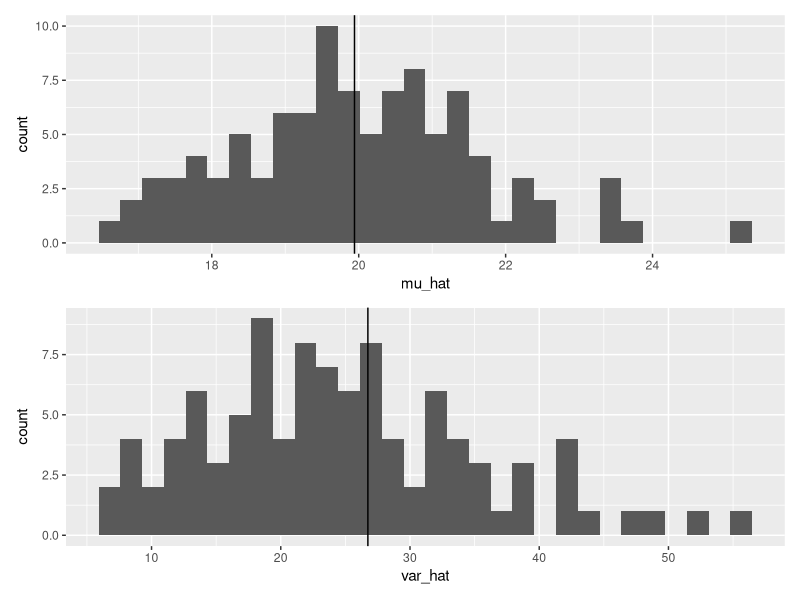
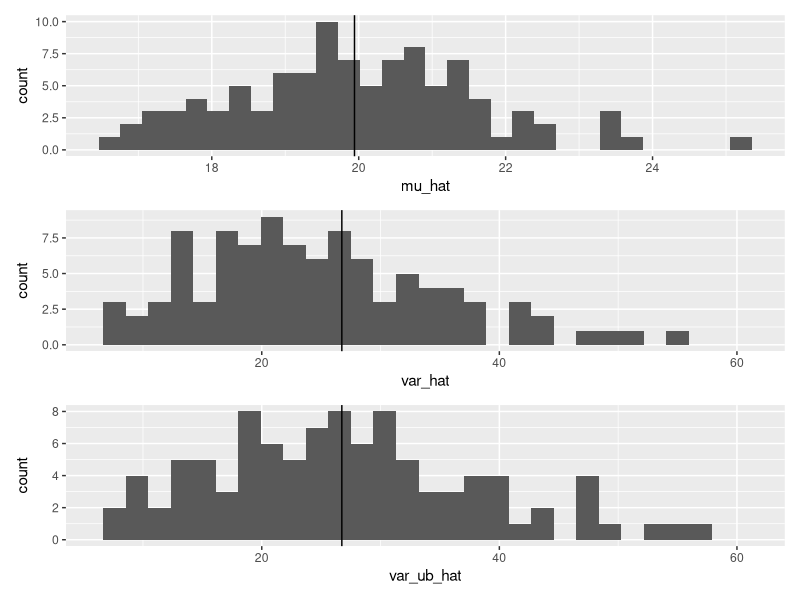
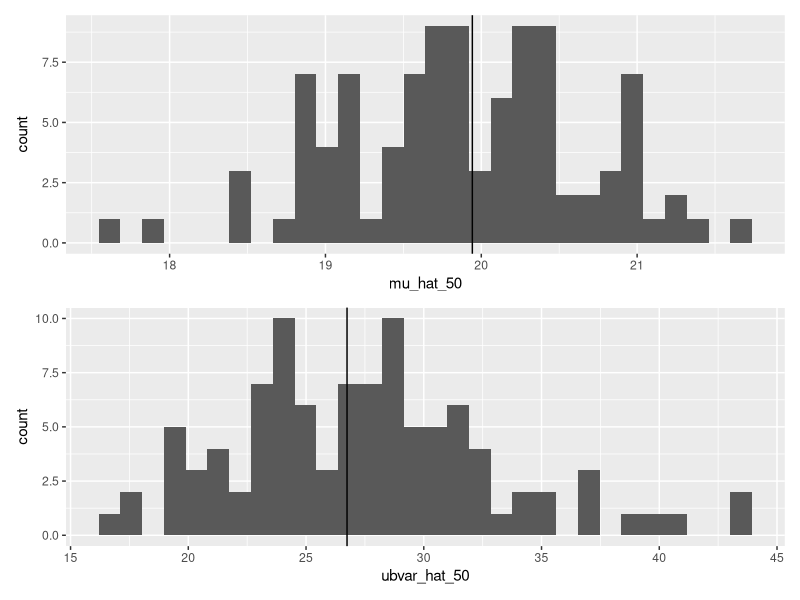
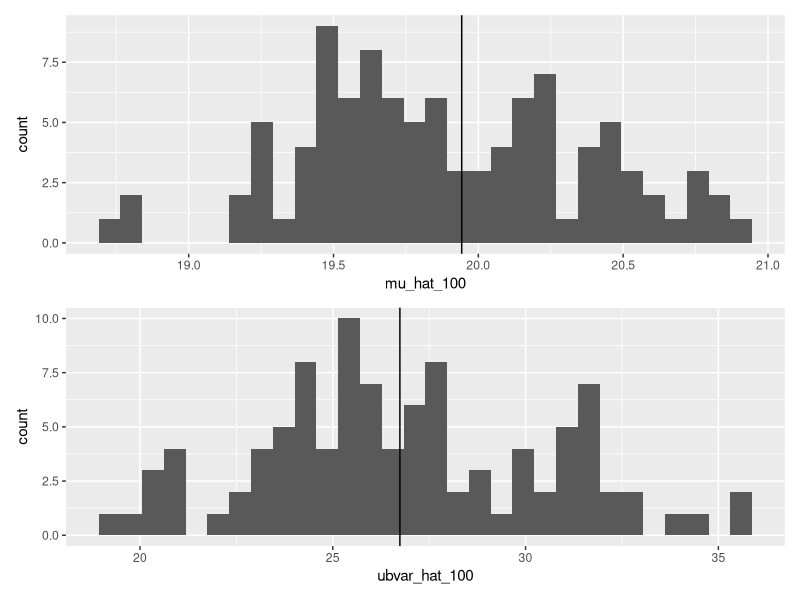
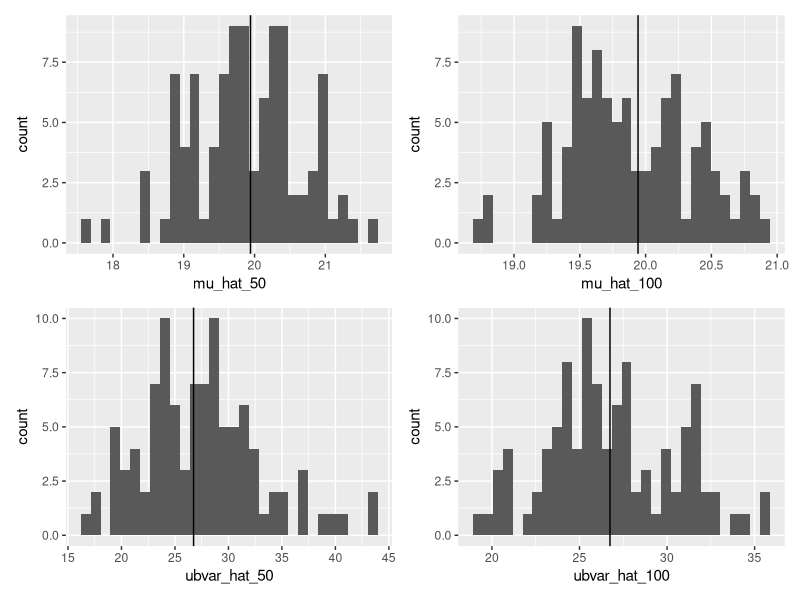
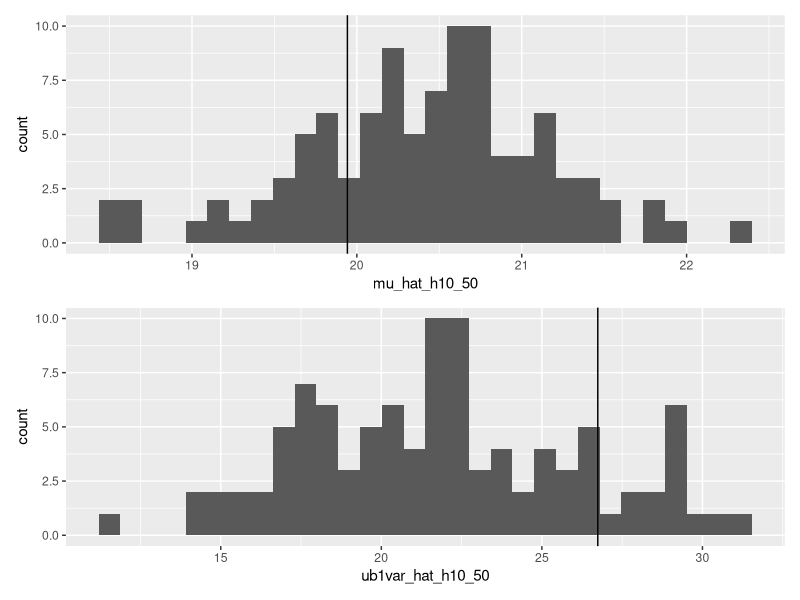
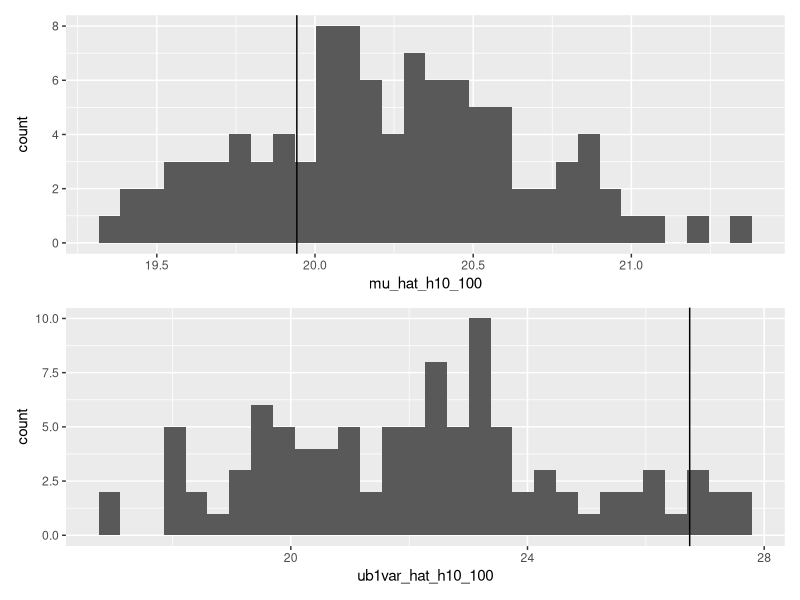
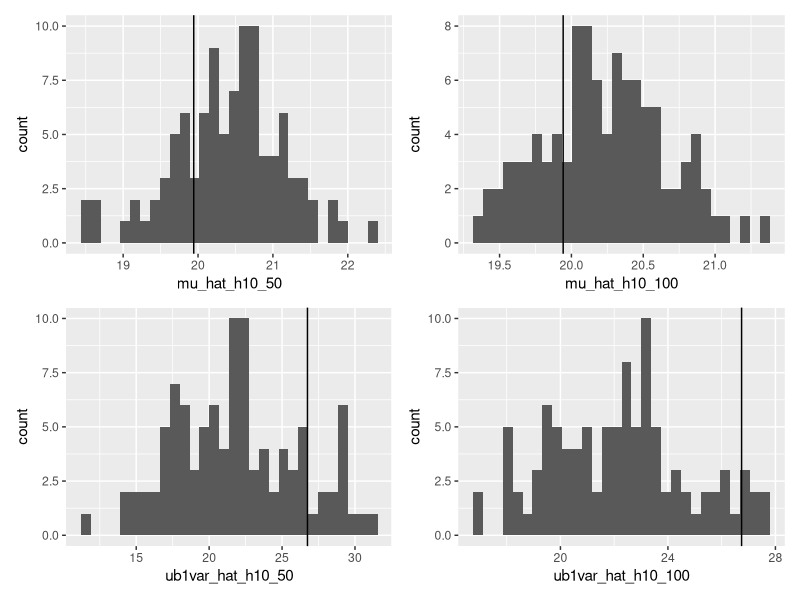

R code for these plots, in order:
#' ---
#' title: "Set 5"
#' output: html_document
#' date: 2023-09-14
#' author: Jenna Jordan
#' ---

#+ message = FALSE, warning = FALSE
library(tidyr)
library(tidyverse)


# 2.1 ---------------------------------------------------------------------

h <- c(16.9, 20.9, 15.8, 28, 21.6, 15.9, 22.4, 23.7, 22.9, 18.5)

df_h1 <- tibble(plant_id = 1:10, # a vector from 1 to 10 by 1
                height = h, # height
                unit = "cm") # unit
df_h1

# nrow() returns the number of rows
# i.e., nrow(.) counts the number of rows in df_h1
df_h1 <- df_h1 %>% 
  mutate(mu_height = mean(height),
         var_height = sum((height - mu_height)^2) / nrow(.))

print(df_h1)

#different set of 10
h <- c(27.6, 21.9, 16.9, 8.9, 25.6, 19.8, 19.9, 24.7, 24.1, 23)

df_h2 <- tibble(plant_id = 11:20, # a vector from 11 to 20 by 1
                height = h,
                unit = "cm") %>% 
  mutate(mu_height = mean(height),
         var_height = sum((height - mu_height)^2) / nrow(.))

print(df_h2)


# 2.2 ---------------------------------------------------------------------

# load csv data on R
df_h0 <- read_csv("data_raw/data_plant_height.csv")
  #hypothetical true garden data (not possible in real life)

# show the first 10 rows
print(df_h0)

#Summary Statistics
mu <- mean(df_h0$height)
sigma2 <- sum((df_h0$height - mu)^2) / nrow(df_h0) #variation

print(mu)
print(sigma2) #variation

#subsample within dataset
df_i <- df_h0 %>% 
  sample_n(size = 10) # size specifies the number of rows to be selected randomly

print(df_i)

#attempt 2
df_i <- df_h0 %>% 
  sample_n(size = 10)

print(df_i)

# subsample replicates (for reproducibility)
set.seed(3)

mu_i <- var_i <- NULL # create empty objects or box

# repeat the work in {} from i = 1 to i = 100
for (i in 1:100) {
  
  df_i <- df_h0 %>% 
    sample_n(size = 10) # random samples of 10 individuals
  
  # save mean for sample set i
  mu_i[i] <- mean(df_i$height)
  
  # save variance for sample set i
  var_i[i] <- sum((df_i$height - mean(df_i$height))^2) / nrow(df_i) 
  
}
print(mu_i)
print(var_i)


#histogram

library(patchwork)

df_sample <- tibble(mu_hat = mu_i, var_hat = var_i)

# histogram for mean
g_mu <- df_sample %>% 
  ggplot(aes(x = mu_hat)) +
  geom_histogram() +
  geom_vline(xintercept = mu)

# histogram for variance
g_var <- df_sample %>% 
  ggplot(aes(x = var_hat)) +
  geom_histogram() +
  geom_vline(xintercept = sigma2)

# layout vertically
# possible only if "patchwork" is loaded
g_mu / g_var


#use to remove bias
set.seed(3)

# redo simulations ---- "ub = un-bias"
mu_i <- var_i <- var_ub_i <- NULL # create empty objects

# repeat the work in {} from i = 1 to i = 100
for (i in 1:100) {
  
  df_i <- df_h0 %>% 
    sample_n(size = 10) # random samples of 10 individuals
  
  # save mean for sample set i
  mu_i[i] <- mean(df_i$height)
  
  # save variance for sample set i
  var_i[i] <- sum((df_i$height - mean(df_i$height))^2) / nrow(df_i) 
  
  var_ub_i[i] <- var(df_i$height)
}

#create un-bias histograms
# draw histograms ----
df_sample <- tibble(mu_hat = mu_i,
                    var_hat = var_i,
                    var_ub_hat = var_ub_i)

# histogram for mu
g_mu <- df_sample %>% 
  ggplot(aes(x = mu_hat)) +
  geom_histogram() +
  geom_vline(xintercept = mu)

# histogram for variance
# scale_x_continuous() adjusts scale in x-axis
g_var <- df_sample %>% 
  ggplot(aes(x = var_hat)) +
  geom_histogram() +
  geom_vline(xintercept = sigma2) +
  scale_x_continuous(limits= c(min(c(var_i, var_ub_i)),
                               max(c(var_i, var_ub_i))))

# histogram for unbiased variance
g_var_ub <- df_sample %>% 
  ggplot(aes(x = var_ub_hat)) +
  geom_histogram() +
  geom_vline(xintercept = sigma2) +
  scale_x_continuous(limits= c(min(c(var_i, var_ub_i)),
                               max(c(var_i, var_ub_i))))

g_mu / g_var / g_var_ub

# Laboratory --------------------------------------------------------------

#1
df_h0 <- read_csv("data_raw/data_plant_height.csv")
df_h0

#Sample Size 50
mu_50 <- ub_var50 <- NULL

for (i in 1:100) {
  
  df_50 <- df_h0 %>% 
    sample_n(size = 50) # random samples of 10 individuals
  
  mu_50[i] <- mean(df_50$height)
  ub_var50[i] <- var(df_50$height)
}

print(mu_50)
print(ub_var50)

#Sample Size 100
mu_100 <- ub_var100 <- NULL

for (i in 1:100) {
  
  df_100 <- df_h0 %>% 
    sample_n(size = 100) # random samples of 100 individuals
  
   mu_100[i] <- mean(df_100$height)
   ub_var100[i] <- var(df_100$height)
}

print(mu_100)
print(ub_var100)

#Histograms
library(patchwork)

df_50_histogram <- tibble(mu_hat_50 = mu_50, ubvar_hat_50 = ub_var50)

# histogram for mu_50 & ub_var50
g_mu_50 <- df_50_histogram %>% 
  ggplot(aes(x = mu_hat_50)) +
  geom_histogram() +
  geom_vline(xintercept = mu)

g_var_50 <- df_50_histogram %>% 
  ggplot(aes(x = ubvar_hat_50)) +
  geom_histogram() +
  geom_vline(xintercept = sigma2)

g_mu_50 / g_var_50

# histogram for mu_100 & ub_var100

df_100_histogram <- tibble(mu_hat_100 = mu_100, ubvar_hat_100 = ub_var100)

g_mu_100 <- df_100_histogram %>% 
  ggplot(aes(x = mu_hat_100)) +
  geom_histogram() +
  geom_vline(xintercept = mu)

g_var_100 <- df_100_histogram %>% 
  ggplot(aes(x = ubvar_hat_100)) +
  geom_histogram() +
  geom_vline(xintercept = sigma2)

g_mu_100 / g_var_100

#Compare Graphs
g_mu_50 / g_var_50 | g_mu_100 / g_var_100

#2 - excludes less than 10 cm in height
df_h10 <- df_h0 %>% 
  filter(height >= 10)

#Sample Size 50
mu1_50 <- ub1_var50 <- NULL

for (i in 1:100) {
  
  dfh10_50 <- df_h10 %>% 
    sample_n(size = 50) # random samples of 10 individuals
  
  mu1_50[i] <- mean(dfh10_50$height)
  ub1_var50[i] <- var(dfh10_50$height)
}

print(mu1_50)
print(ub1_var50)

#Sample Size 100
mu1_100 <- ub1_var100 <- NULL

for (i in 1:100) {
  
  dfh10_100 <- df_h10 %>% 
    sample_n(size = 100) # random samples of 100 individuals
  
  mu1_100[i] <- mean(dfh10_100$height)
  ub1_var100[i] <- var(dfh10_100$height)
}

print(mu1_100)
print(ub1_var100)

#Histograms
library(patchwork)

dfh10_50_histogram <- tibble(mu_hat_h10_50 = mu1_50, ub1var_hat_h10_50 = ub1_var50)

# histogram for mu1_50 & ub1_var50
g_mu_h10_50 <- dfh10_50_histogram %>% 
  ggplot(aes(x = mu_hat_h10_50)) +
  geom_histogram() +
  geom_vline(xintercept = mu)

g_var_h10_50 <- dfh10_50_histogram %>% 
  ggplot(aes(x = ub1var_hat_h10_50)) +
  geom_histogram() +
  geom_vline(xintercept = sigma2)

g_mu_h10_50 / g_var_h10_50

# histogram for mu1_100 & ub1_var100

dfh10_100_histogram <- tibble(mu_hat_h10_100 = mu1_100, ub1var_hat_h10_100 = ub1_var100)

g_mu_h10_100 <- dfh10_100_histogram %>% 
  ggplot(aes(x = mu_hat_h10_100)) +
  geom_histogram() +
  geom_vline(xintercept = mu)

g_var_h10_100 <- dfh10_100_histogram %>% 
  ggplot(aes(x = ub1var_hat_h10_100)) +
  geom_histogram() +
  geom_vline(xintercept = sigma2)

g_mu_h10_100 / g_var_h10_100

#Compare Graphs
g_mu_h10_50 / g_var_h10_50 | g_mu_h10_100 / g_var_h10_100
